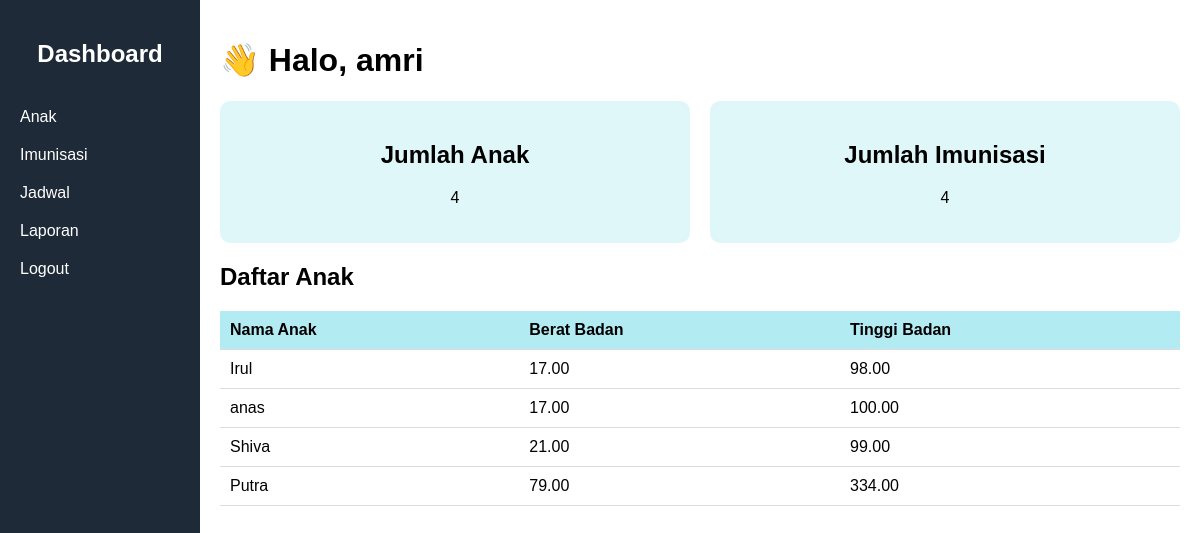
/dashboard.php (signed in), run on the app's committed database.
### tables this page shows
CREATE TABLE `imunisasi` (
  `id` int NOT NULL,
  `anak_id` int NOT NULL,
  `jenis_imunisasi` varchar(100) NOT NULL,
  `tanggal` date NOT NULL,
  `berat` decimal(5,2) DEFAULT NULL,
  `tinggi` decimal(5,2) DEFAULT NULL,
  `petugas` varchar(100) DEFAULT NULL,
  `keterangan` text
);

CREATE TABLE `anak` (
  `id` int NOT NULL,
  `id_orangtua` int DEFAULT NULL,
  `nama` varchar(100) NOT NULL,
  `nik` varchar(30) DEFAULT NULL,
  `tanggal_lahir` date DEFAULT NULL,
  `jenis_kelamin` enum('Laki-laki','Perempuan') NOT NULL,
  `nama_ortu` varchar(100) DEFAULT NULL,
  `alamat` text
);

### dashboard.php (the view, shortened to what this page needs)
<?php
require_once 'db.php';
$jumlahAnakQuery = "SELECT COUNT(*) AS total_anak FROM anak";
$jumlahAnakResult = $conn->query($jumlahAnakQuery);
$jumlahAnak = $jumlahAnakResult->fetch_assoc()['total_anak'];
$jumlahImunisasiQuery = "SELECT COUNT(*) AS total_imunisasi FROM imunisasi";
$jumlahImunisasiResult = $conn->query($jumlahImunisasiQuery);
$jumlahImunisasi = $jumlahImunisasiResult->fetch_assoc()['total_imunisasi'];
$daftarAnakQuery = "SELECT nama, berat, tinggi FROM anak LEFT JOIN imunisasi ON anak.id = imunisasi.anak_id LIMIT 10";
$daftarAnakResult = $conn->query($daftarAnakQuery);
?>
<!DOCTYPE html>
<html lang="en">
<head>
</head>
<body>
  <div class="sidebar">
    <h2>Dashboard</h2>
    <a href="anak.php">Anak</a>
    <a href="imunisasi.php">Imunisasi</a>
    <a href="jadwal.php">Jadwal</a>
    <a href="laporan.php">Laporan</a>
    <a href="logout.php">Logout</a>
  </div>
  <div class="main">
    <h1>👋 Halo, <?= htmlspecialchars($_SESSION['user']) ?></h1>
    <div class="cards">
      <div class="card">
        <h2>Jumlah Anak</h2>
        <p><?= $jumlahAnak ?></p>
      </div>
      <div class="card">
        <h2>Jumlah Imunisasi</h2>
        <p><?= $jumlahImunisasi ?></p>
      </div>
    </div>
    <h2>Daftar Anak</h2>
    <table>
      <thead>
        <tr>
          <th>Nama Anak</th>
          <th>Berat Badan</th>
          <th>Tinggi Badan</th>
        </tr>
      </thead>
      <tbody>
        <?php while ($row = $daftarAnakResult->fetch_assoc()) : ?>
          <tr>
            <td><?= htmlspecialchars($row['nama']) ?></td>
            <td><?= htmlspecialchars($row['berat'] ?? '-') ?></td>
            <td><?= htmlspecialchars($row['tinggi'] ?? '-') ?></td>
          </tr>
        <?php endwhile; ?>
      </tbody>
    </table>
  </div>
</body>
</html>

### dashboard.php (style rules this page uses)
body { margin: 0; font-family: Arial, sans-serif; background: url('aset/tes.jpg') no-repeat center center fixed; background-size: cover; }
.sidebar { width: 200px; background-color: #1e2a38; color: white; height: 100vh; position: fixed; padding-top: 20px; }
.sidebar h2 { text-align: center; margin-bottom: 30px; }
.sidebar a { display: block; color: white; padding: 10px 20px; text-decoration: none; }
.main { margin-left: 200px; padding: 20px; }
.cards { display: flex; gap: 20px; }
.card { background-color: #e0f7fa; padding: 20px; border-radius: 10px; flex: 1; text-align: center; }
table { width: 100%; border-collapse: collapse; margin-top: 20px; }
th, td { padding: 10px; text-align: left; border-bottom: 1px solid #ddd; }
th { background-color: #b2ebf2; }

### data on the page
imunisasi: anak.nama "Irul", berat "17.00", tinggi "98.00"
imunisasi: anak.nama "anas", berat "17.00", tinggi "100.00"
imunisasi: anak.nama "Shiva", berat "21.00", tinggi "99.00"
imunisasi: anak.nama "Putra", berat "79.00", tinggi "334.00"

### other printed values
$_SESSION['user'] "amri"
$jumlahAnak "4"
$jumlahImunisasi "4"
